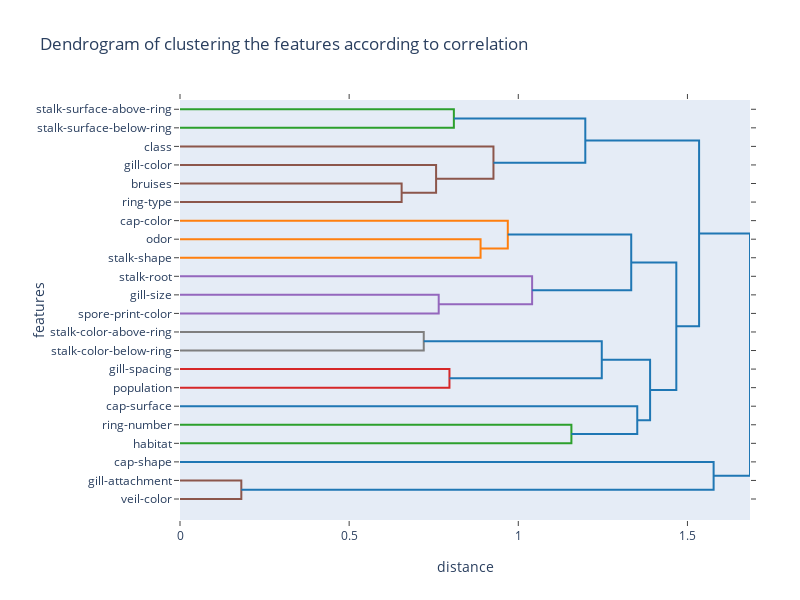

Source (notebook cell):
### Markdown cell above
We can see high positive correlation between "veil-color" and "gill-attachment". This is a false positive correlation, it happens just because both of the attributes have nearly always the same values, so it seems that they are correlated.
Actually, we can see how the veil-type doesn't show any correlation due to his standard deviation $\sigma = 0$ that makes Pearson correlation go to infinity

In order to reduce the dimensionality of the dataset, it could be useful to apply a clustering algorithm to identify features near between them, so we can remove duplicates. For this, we conduct a clustering of the features using agglomerative hierarchical clustering with average linkage. This method starts by creating one cluster for each feature and by computing the pairwise distance/dissimilarity/similarity between all the clusters, which in our case is the correlation. Then it select the two clusters with the highest average correlation to be merged. In the next iteration, the next pair of clusters is selected to be merged. This process is repeated until we end up with one cluster.

To visualize the clustering process a dendrogram is shown in the following:

### Code cell
#had to remove veil-type to obtain clustering because it's all zero and it can't do the dendrogram showing the clustering
df_preproc=df_preproc.drop(["veil-type"], axis=1)

from scipy.cluster import hierarchy as hc
X = np.random.rand(10, 10)
names = df_preproc.columns
inverse_correlation = 1 - abs(df_preproc.corr())
fig = ff.create_dendrogram(inverse_correlation.values, orientation='left', labels=names, colorscale=colors, linkagefun=lambda x: hc.linkage(x, 'average'))
fig['layout'].update(dict(
    title="Dendrogram of clustering the features according to correlation",
    width=800, 
    height=600,
    margin=go.layout.Margin(l=180, r=50),
    xaxis=dict(
        title='distance',
    ),
    yaxis=dict(
        title='features',
        automargin=True,
    ),
))
iplot(fig, filename='dendrogram_corr_clustering')

### Figure 1 — Plotly figure (JSON) as saved in the notebook; plotly's stock layout.template omitted (floating-point values rounded to 4 significant figures)
{"data": [{"hoverinfo": "text", "marker": {"color": "rgb(44, 160, 44)"}, "mode": "lines", "type": "scatter", "x": [0, 0.8095, 0.8095, 0], "xaxis": "x", "y": [-5, -5, -15, -15], "yaxis": "y"}, {"hoverinfo": "text", "marker": {"color": "rgb(140, 86, 75)"}, "mode": "lines", "type": "scatter", "x": [0, 0.6552, 0.6552, 0], "xaxis": "x", "y": [-45, -45, -55, -55], "yaxis": "y"}, {"hoverinfo": "text", "marker": {"color": "rgb(140, 86, 75)"}, "mode": "lines", "type": "scatter", "x": [0, 0.757, 0.757, 0.6552], "xaxis": "x", "y": [-35, -35, -50, -50], "yaxis": "y"}, {"hoverinfo": "text", "marker": {"color": "rgb(140, 86, 75)"}, "mode": "lines", "type": "scatter", "x": [0, 0.9266, 0.9266, 0.757], "xaxis": "x", "y": [-25, -25, -42.5, -42.5], "yaxis": "y"}, {"hoverinfo": "text", "marker": {"color": "rgb(31, 119, 180)"}, "mode": "lines", "type": "scatter", "x": [0.8095, 1.198, 1.198, 0.9266], "xaxis": "x", "y": [-10, -10, -33.75, -33.75], "yaxis": "y"}, {"hoverinfo": "text", "marker": {"color": "rgb(255, 127, 14)"}, "mode": "lines", "type": "scatter", "x": [0, 0.8885, 0.8885, 0], "xaxis": "x", "y": [-75, -75, -85, -85], "yaxis": "y"}, {"hoverinfo": "text", "marker": {"color": "rgb(255, 127, 14)"}, "mode": "lines", "type": "scatter", "x": [0, 0.969, 0.969, 0.8885], "xaxis": "x", "y": [-65, -65, -80, -80], "yaxis": "y"}, {"hoverinfo": "text", "marker": {"color": "rgb(148, 103, 189)"}, "mode": "lines", "type": "scatter", "x": [0, 0.7647, 0.7647, 0], "xaxis": "x", "y": [-105, -105, -115, -115], "yaxis": "y"}, {"hoverinfo": "text", "marker": {"color": "rgb(148, 103, 189)"}, "mode": "lines", "type": "scatter", "x": [0, 1.041, 1.041, 0.7647], "xaxis": "x", "y": [-95, -95, -110, -110], "yaxis": "y"}, {"hoverinfo": "text", "marker": {"color": "rgb(31, 119, 180)"}, "mode": "lines", "type": "scatter", "x": [0.969, 1.334, 1.334, 1.041], "xaxis": "x", "y": [-72.5, -72.5, -102.5, -102.5], "yaxis": "y"}, {"hoverinfo": "text", "marker": {"color": "rgb(127, 127, 127)"}, "mode": "lines", "type": "scatter", "x": [0, 0.7205, 0.7205, 0], "xaxis": "x", "y": [-125, -125, -135, -135], "yaxis": "y"}, {"hoverinfo": "text", "marker": {"color": "rgb(214, 39, 40)"}, "mode": "lines", "type": "scatter", "x": [0, 0.7965, 0.7965, 0], "xaxis": "x", "y": [-145, -145, -155, -155], "yaxis": "y"}, {"hoverinfo": "text", "marker": {"color": "rgb(31, 119, 180)"}, "mode": "lines", "type": "scatter", "x": [0.7205, 1.247, 1.247, 0.7965], "xaxis": "x", "y": [-130, -130, -150, -150], "yaxis": "y"}, {"hoverinfo": "text", "marker": {"color": "rgb(44, 160, 44)"}, "mode": "lines", "type": "scatter", "x": [0, 1.157, 1.157, 0], "xaxis": "x", "y": [-175, -175, -185, -185], "yaxis": "y"}, {"hoverinfo": "text", "marker": {"color": "rgb(31, 119, 180)"}, "mode": "lines", "type": "scatter", "x": [0, 1.352, 1.352, 1.157], "xaxis": "x", "y": [-165, -165, -180, -180], "yaxis": "y"}, {"hoverinfo": "text", "marker": {"color": "rgb(31, 119, 180)"}, "mode": "lines", "type": "scatter", "x": [1.247, 1.39, 1.39, 1.352], "xaxis": "x", "y": [-140, -140, -172.5, -172.5], "yaxis": "y"}, {"hoverinfo": "text", "marker": {"color": "rgb(31, 119, 180)"}, "mode": "lines", "type": "scatter", "x": [1.334, 1.467, 1.467, 1.39], "xaxis": "x", "y": [-87.5, -87.5, -156.2, -156.2], "yaxis": "y"}, {"hoverinfo": "text", "marker": {"color": "rgb(31, 119, 180)"}, "mode": "lines", "type": "scatter", "x": [1.198, 1.534, 1.534, 1.467], "xaxis": "x", "y": [-21.88, -21.88, -121.9, -121.9], "yaxis": "y"}, {"hoverinfo": "text", "marker": {"color": "rgb(140, 86, 75)"}, "mode": "lines", "type": "scatter", "x": [0, 0.1813, 0.1813, 0], "xaxis": "x", "y": [-205, -205, -215, -215], "yaxis": "y"}, {"hoverinfo": "text", "marker": {"color": "rgb(31, 119, 180)"}, "mode": "lines", "type": "scatter", "x": [0, 1.577, 1.577, 0.1813], "xaxis": "x", "y": [-195, -195, -210, -210], "yaxis": "y"}, {"hoverinfo": "text", "marker": {"color": "rgb(31, 119, 180)"}, "mode": "lines", "type": "scatter", "x": [1.534, 1.685, 1.685, 1.577], "xaxis": "x", "y": [-71.88, -71.88, -202.5, -202.5], "yaxis": "y"}], "layout": {"autosize": false, "height": 600, "hovermode": "closest", "margin": {"l": 180, "r": 50}, "showlegend": false, "title": {"text": "Dendrogram of clustering the features according to correlation"}, "width": 800, "xaxis": {"mirror": "allticks", "rangemode": "tozero", "showgrid": false, "showline": true, "showticklabels": true, "ticks": "outside", "title": {"text": "distance"}, "type": "linear", "zeroline": false}, "yaxis": {"automargin": true, "mirror": "allticks", "rangemode": "tozero", "showgrid": false, "showline": true, "showticklabels": true, "tickmode": "array", "ticks": "outside", "ticktext": ["stalk-surface-above-ring", "stalk-surface-below-ring", "class", "gill-color", "bruises", "ring-type", "cap-color", "odor", "stalk-shape", "stalk-root", "gill-size", "spore-print-color", "stalk-color-above-ring", "stalk-color-below-ring", "gill-spacing", "population", "cap-surface", "ring-number", "habitat", "cap-shape", "gill-attachment", "veil-color"], "tickvals": [-5, -15, -25, -35, -45, -55, -65, -75, -85, -95, -105, -115, -125, -135, -145, -155, -165, -175, -185, -195, -205, -215], "title": {"text": "features"}, "type": "linear", "zeroline": false}}}
